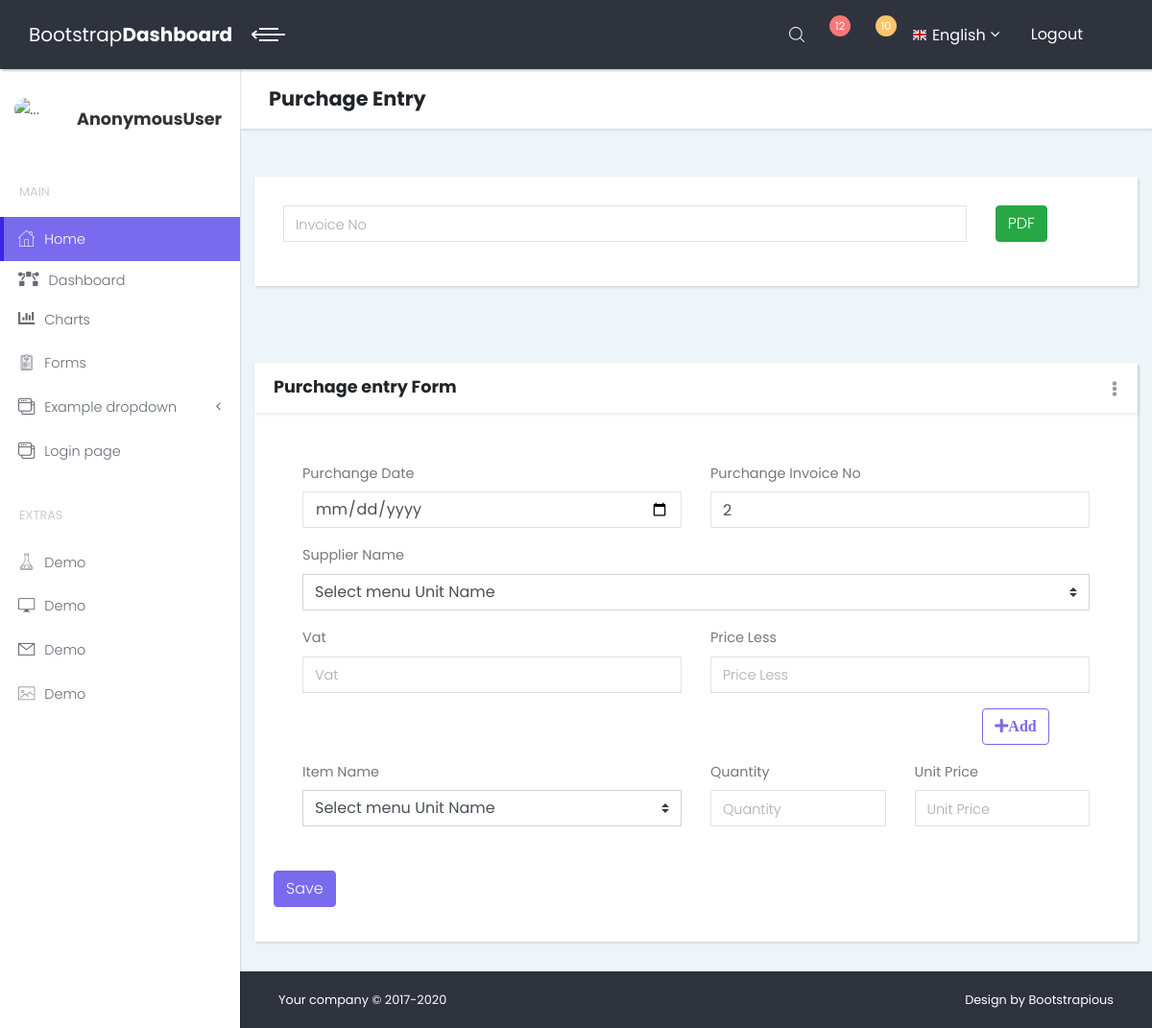
The app's page /purchange/entry/, older data.
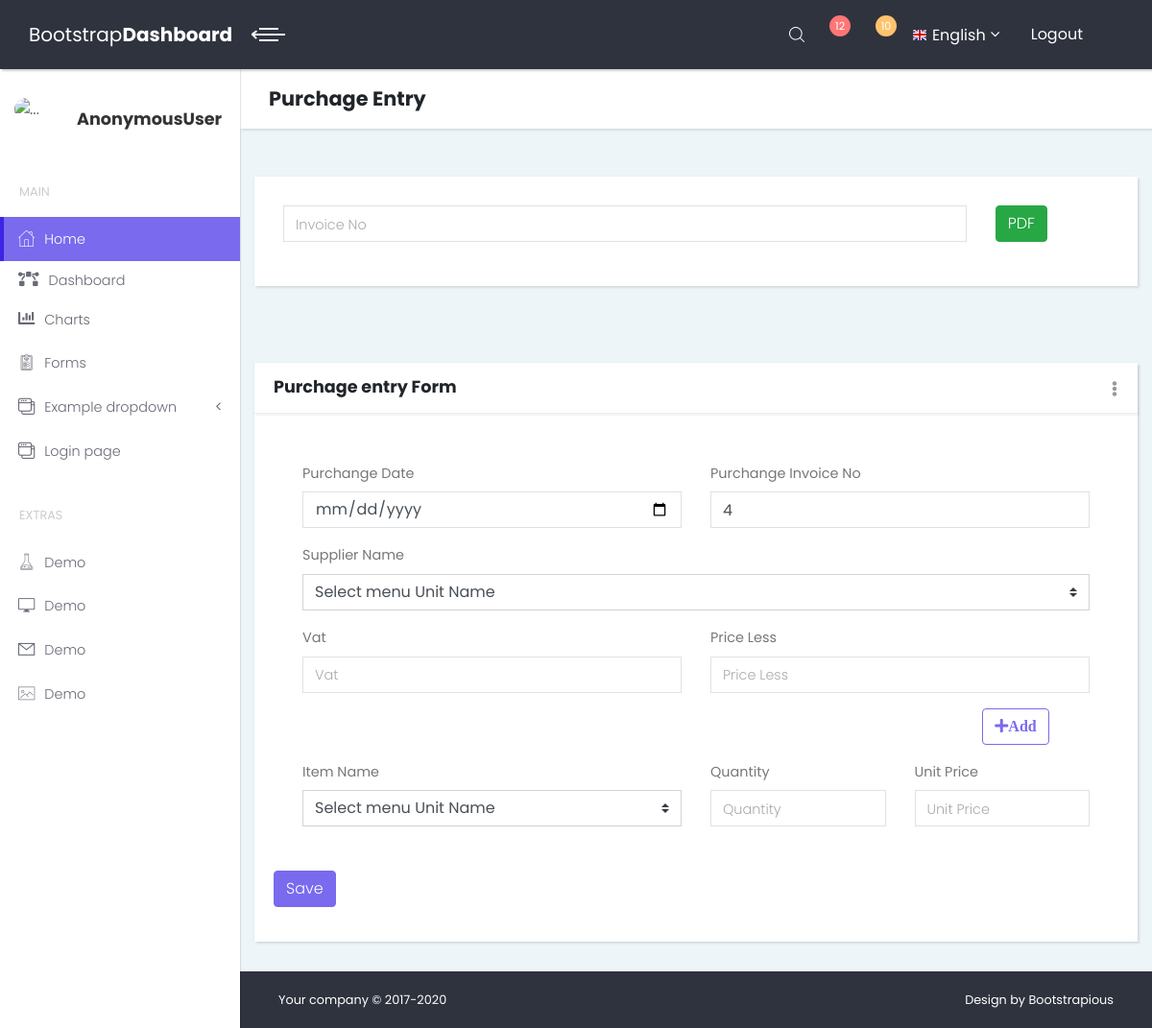
The same page, newer data.
### insurance/models.py (models this page shows)
class PurchageExtendM(models.Model):
    Pdate = models.DateField(null=True, blank=True)
    Invoice_no = models.CharField(max_length=100, null=True, blank=True)
    Supplier_name = models.ForeignKey(SupplierInfoM, on_delete=models.CASCADE, null=True, blank=True)
    Vat = models.IntegerField(null=True, blank=True)
    Less = models.IntegerField(null=True, blank=True)
    objects=models.Manager()

### insurance/views.py (the view)
# urls.py: path('purchange/entry/', views.purchangeV, name='purchangeentry'),
def purchangeV(request):
    suplier=SupplierInfoM.objects.all()
    item=ItemEntryM.objects.all()
    inv=PurchageExtendM.objects.raw('select id,count(less)+1 as invs from insurance_purchageextendm')
    purx=PurchageExtendM.objects.filter(Invoice_no=3)
    p=PurchageInfoM.objects.raw('SELECT a.id,a.Item_name,a.Quantity,a.Rate,(a.Quantity*a.Rate) as Total from insurance_purchageinfom as a, insurance_purchageextendm as b'
                                ' where a.pex_id=b.id and Invoice_no=%s',[3])
    sumation=PurchageInfoM.objects.raw('SELECT a.id,sum(a.Quantity) as sumQuantity,sum(a.Quantity*a.Rate) as sTotal,sum(b.vat)as vat,sum(a.Quantity*a.Rate)-((sum(a.Quantity*a.Rate)*sum(b.vat))/100) as subtotal,sum(b.less) as less,sum(a.Quantity*a.Rate)-((sum(a.Quantity*a.Rate)*sum(b.vat))/100)- sum(b.less) as Grant_total from insurance_purchageinfom as a, insurance_purchageextendm as b'
                                        ' where a.pex_id=b.id and Invoice_no=%s',[3])
    return render(request,'inventory/purchage.html',{'suplier':suplier,'item':item,'inv':inv,'purx':purx,'p':p,'sumation':sumation})

### insurance/templates/inventory/purchage.html (shortened to what this page needs)
{%extends 'index.html'%}
{%block contant%}
<header class="page-header">
    <div class="container-fluid">
        <h2 class="no-margin-bottom">Purchage Entry</h2>
    </div>
</header>
<section class="dashboard-counts no-padding-bottom">
    <div class="col-lg-12">
        <div class="card">
            <form action="{%url 'purchagepdf'%}" method="POST">
                <div class="row">
                    <div class="form-group col-md-10">
                        <input type="text" placeholder="Invoice No" class="form-control" name="invoiceno">
                    </div>
                    <div class="form-group col-md-2">
                        <input type="submit" value="PDF" class="btn btn-success" formtarget="_blank">
                </div>
                </div>
            </form>
        </div>
    </div>
</section>
<section class="dashboard-counts no-padding-bottom">
    <div class="col-lg-12">
        <div class="card">
            <div class="card-close">
                <div class="dropdown">
                    <button type="button" id="closeCard1" data-toggle="dropdown" aria-haspopup="true"
                            aria-expanded="false" class="dropdown-toggle"><i class="fa fa-ellipsis-v"></i></button>
                </div>
            </div>
            <div class="card-header d-flex align-items-center">
                <h3 class="h4">Purchage entry Form</h3>
            </div>
            <div class="card-body">
                <form action="{%url 'purchangeentrysave'%}" method="POST" enctype="multipart/form-data">
                    <div class="row">
                        <div class="form-group col-md-6">
                            <label class="form-control-label">Purchange Date</label>
                            <input type="date" placeholder="Purchange Date" class="form-control" name="date">
                        </div>
                        {%for x in inv%}
                        <div class="form-group col-md-6">
                            <label class="form-control-label">Purchange Invoice No</label>
                            <input type="text" placeholder="Purchange Invoice No" class="form-control" name="pno"
                                   value="{{x.invs}}">
                        </div>
                        {%endfor%}
                        <div class="form-group col-md-12">
                            <label class="form-control-label">Supplier Name</label>
                            <div>
                                <select class="custom-select" name="sname" required>
                                    <option value="">Select menu Unit Name</option>
                                </select>
                            </div>
                        </div>
                        <div class="form-group col-md-6" id="vatd">
                            <label class="form-control-label">Vat</label>
                            <input type="text" placeholder="Vat" class="form-control" name="vat" id="vat">
                        </div>
                        <div class="form-group col-md-6" id="lessd">
                            <label class="form-control-label">Price Less</label>
                            <input type="text" placeholder="Price Less" class="form-control" name="less" id="less">
                        </div>
                        <div class="form-group col-md-10"></div>
                        <div class="form-group col-md-2">
                            <button type="button" class="btn btn-outline-primary" id="add"><i
                                    class="fas fa-plus">Add</i></button>
                        </div>
                        <div class="form-group col-md-6" id="sel">
                            <label class="form-control-label">Item Name</label>
                            <div id="otm">
                                <select class="custom-select" name="item" required>
                                    <option value="">Select menu Unit Name</option>
                                </select>
                            </div>
                        </div>
                        <div class="form-group col-md-3" id="qtyd">
                            <label class="form-control-label">Quantity</label>
                            <input type="text" placeholder="Quantity" class="form-control" name="qty" id="qty">
                        </div>
                        <div class="form-group col-md-3" id="upriced">
                            <label class="form-control-label">Unit Price</label>
                            <input type="text" placeholder="Unit Price" class="form-control" name="uprice" id="uprice">
                        </div>
                    </div>
                    <div class="form-group">
                        <input type="submit" value="Save" class="btn btn-primary">
                    </div>
                </form>
            </div>
        </div>
    </div>
</section>
{%endblock%}

### insurance/templates/index.html (shortened to what this page needs)
<!DOCTYPE html>
{%load static%}
<html>
<head>
    <link rel="stylesheet" href="{%static 'template/vendor/bootstrap/css/bootstrap.min.css'%}">
    <link rel="stylesheet" href="{%static 'template/vendor/font-awesome/css/font-awesome.min.css'%}">
    <link rel="stylesheet" href="{%static 'template/css/fontastic.css'%}">
    <link rel="stylesheet" href="{%static 'template/css/style.default.css'%}" id="theme-stylesheet">
    <link rel="stylesheet" href="{%static 'template/css/custom.css'%}">
<link rel="stylesheet" href="https://use.fontawesome.com/releases/v5.15.2/css/all.css">
    <link rel="stylesheet" href="{%static 'my.css'%}">
</head>
<body>
<div class="page">
    <header class="header">
        {% include 'decoration/header.html'%}
    </header>
    <div class="page-content d-flex align-items-stretch">
        {% include 'decoration/sidebar.html'%}
        <div class="content-inner">
            {%block contant%}
            {%endblock%}
            {%include 'decoration/footer.html'%}
        </div>
    </div>
</div>
</body>
</html>

### insurance/templates/decoration/header.html (shortened to what this page needs)
<nav class="navbar">
          <div class="container-fluid">
            <div class="navbar-holder d-flex align-items-center justify-content-between">
              <div class="navbar-header">
                <a href="{%url 'index'%}" class="navbar-brand d-none d-sm-inline-block">
                  <div class="brand-text d-none d-lg-inline-block"><span>Bootstrap </span><strong>Dashboard</strong></div>
                  <div class="brand-text d-none d-sm-inline-block d-lg-none"><strong>BD</strong></div></a>
                <a id="toggle-btn" href="#" class="menu-btn active"><span></span><span></span><span></span></a>
              </div>
              <ul class="nav-menu list-unstyled d-flex flex-md-row align-items-md-center">
                <li class="nav-item d-flex align-items-center"><a id="search" href="#"><i class="icon-search"></i></a></li>
                <li class="nav-item dropdown"> <a id="notifications" rel="nofollow" data-target="#" href="#" data-toggle="dropdown" aria-haspopup="true" aria-expanded="false" class="nav-link"><i class="fa fa-bell-o"></i><span class="badge bg-red badge-corner">12</span></a>
                </li>
                <li class="nav-item dropdown"> <a id="messages" rel="nofollow" data-target="#" href="#" data-toggle="dropdown" aria-haspopup="true" aria-expanded="false" class="nav-link"><i class="fa fa-envelope-o"></i><span class="badge bg-orange badge-corner">10</span></a>
                </li>
                <li class="nav-item dropdown"><a id="languages" rel="nofollow" data-target="#" href="#" data-toggle="dropdown" aria-haspopup="true" aria-expanded="false" class="nav-link language dropdown-toggle"><img src="img/flags/16/GB.png" alt="English"><span class="d-none d-sm-inline-block">English</span></a>
                </li>
                <li class="nav-item"><a href="{%url 'logout'%}" class="nav-link logout"> <span class="d-none d-sm-inline">Logout</span><i class="fa fa-sign-out"></i></a></li>
              </ul>
            </div>
          </div>
        </nav>

### insurance/templates/decoration/sidebar.html (shortened to what this page needs)
<nav class="side-navbar">
    <div class="sidebar-header d-flex align-items-center">
        <div class="avatar"><img src="{{request.user.userprofilem.images}}" alt="..." class="img-fluid rounded-circle"></div>
        <div class="title">
            <h1 class="h4">{{request.user}}</h1>
        </div>
    </div>
    <span class="heading">Main</span>
    <ul class="list-unstyled">
        <li class="active"><a href="{%url 'index'%}"> <i class="icon-home"></i>Home </a></li>
        <li><a href="{%url 'Dashboard'%}"> <i class="fas fa-bezier-curve"></i>Dashboard</a></li>
        <li><a href="charts.html"> <i class="fa fa-bar-chart"></i>Charts </a></li>
        <li><a href="forms.html"> <i class="icon-padnote"></i>Forms </a></li>
        <li><a href="#exampledropdownDropdown" aria-expanded="false" data-toggle="collapse"> <i
                class="icon-interface-windows"></i>Example dropdown </a>
        </li>
        <li><a href="login.html"> <i class="icon-interface-windows"></i>Login page </a></li>
    </ul>
    <span class="heading">Extras</span>
    <ul class="list-unstyled">
        <li><a href="#"> <i class="icon-flask"></i>Demo </a></li>
        <li><a href="#"> <i class="icon-screen"></i>Demo </a></li>
        <li><a href="#"> <i class="icon-mail"></i>Demo </a></li>
        <li><a href="#"> <i class="icon-picture"></i>Demo </a></li>
    </ul>
</nav>

### insurance/templates/decoration/footer.html
<footer class="main-footer">
            <div class="container-fluid">
              <div class="row">
                <div class="col-sm-6">
                  <p>Your company &copy; 2017-2020</p>
                </div>
                <div class="col-sm-6 text-right">
                  <p>Design by <a href="https://bootstrapious.com/p/admin-template" class="external">Bootstrapious</a></p>
                </div>
              </div>
            </div>
          </footer>

Row changes from the older to the newer data that the page shows:
removed PurchageExtendM: pno "2"
added PurchageExtendM: pno "4"
